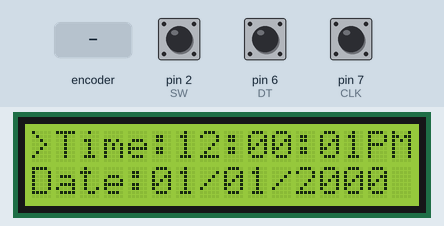
Simulated run of this program. Board: Arduino Uno, built with avr-gcc and run on an emulated ATmega328P. Parts: 16×2 character LCD. The test bench sets the inputs (shaded band); at power-on: pin 2 (SW) HIGH, pin 6 (DT) HIGH, pin 7 (CLK) HIGH. What the program prints to the serial monitor is not drawn.

Above: at 1.2 s.
1.3 s: pin 2 (SW) pulled LOW for 0.15 s
At 2.2 s:
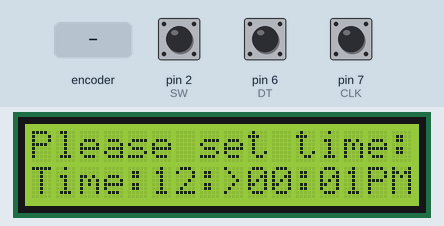
3.3 s: rotary encoder on pin 7 (CLK) / pin 6 (DT) turned 3 steps (first pin leading)
At 4.7 s:
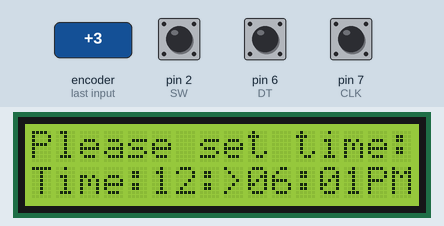
5.4 s: pin 2 (SW) pulled LOW for 1 s
At 7.2 s:
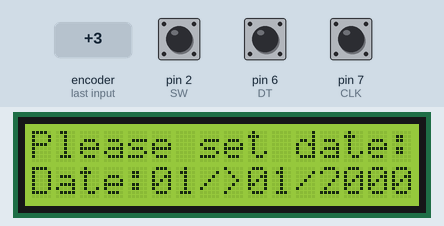
7.9 s: pin 2 (SW) pulled LOW for 0.15 s
At 8.9 s:
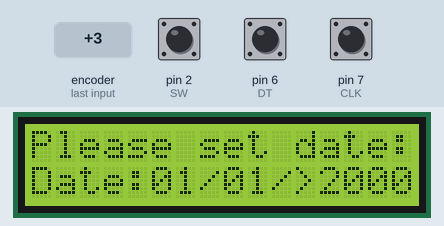
9.8 s: rotary encoder on pin 7 (CLK) / pin 6 (DT) turned 1 step (first pin leading)
At 10.6 s:
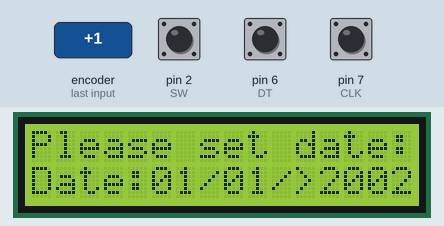
Timing chart, 0 to 12.6 s (numbered marks = the images above; inputs shaded):
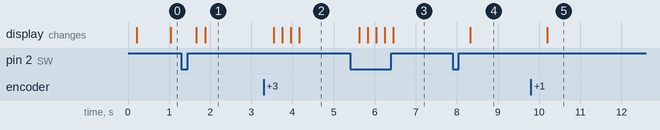

Measured:
- after the input at 1.3 s, the display: first changes after 0.37 s (image 1 shows a later state)
- after the input at 3.3 s, the display: first changes after 0.24 s (image 2 shows a later state)
- after the input at 5.4 s, the display: first changes after 0.22 s (image 3 shows a later state)
- after the input at 7.9 s, the display: changes after 0.42 s (image 4)
- after the input at 9.8 s, the display: changes after 0.40 s (image 5)

The program:

main.cpp
```cpp
#include <Arduino.h>
#include <LiquidCrystal.h>
#include "LowPower.h"

enum State { MENU, SET_TIME, SET_DATE };
enum AMPM { AM, PM };
enum DIRECTION { CW, CCW, NONE };

State state = MENU;
AMPM ampm = PM;

int menuCursor = 0;
int timeCursor = 0;
int dateCursor = 0;

int hour = 12;
int minute = 0;
int second = 0;
int year = 2000;
int month = 1;
int day = 1;

int counter = 0;
int currentStateCLK;
int previousStateCLK;
unsigned long lastTimeUpdate = 0;
unsigned long lastButtonPressed = 0;
unsigned long lastDisplay = 0;

bool buttonPressed = false;

#define CLK 7
#define DT 6
#define SW 2

#define RS 8
#define E 9
#define D4 10
#define D5 11
#define D6 12
#define D7 13

LiquidCrystal lcd(RS, E, D4, D5, D6, D7);

// void wakingUp() {
//   // detachInterrupt(digitalPinToInterrupt(SW));
//   Serial.println("Hello, im waking up!");
// }

void setup() {
  Serial.begin(9600);
  Serial.println("Hello, im setting up!");
  pinMode (CLK, INPUT);
  pinMode (DT, INPUT);
  pinMode (SW, INPUT);

  lcd.begin(16, 2);

  previousStateCLK = digitalRead(CLK);
}

String ampmToString(AMPM ampm) {
  switch (ampm) {
    case AM:
      return "AM";
      break;
    case PM:
      return "PM";
      break;
  }
}

int updateValueWithinCircularLimits (int delta, int value, int lowerLimit, int upperLimit) {
  int newValue = value + delta;

  if (delta > 0) {
    return newValue > upperLimit ? lowerLimit : newValue;
  } else if (delta < 0) {
    return newValue < lowerLimit ? upperLimit : newValue;
  }

  return value;
}

void updateTime () {
  Serial.println("updating the time");

  second++;
  if (second >= 60) {
    second = 0;
    minute++;
  }
  if (minute >= 60) {
    minute = 0;
    hour++;
    if (hour == 12) {
      switch (ampm)
      {
        case AM:
          ampm = PM;
          break;
        case PM:
          ampm = AM;
          day++;
          break;
      }
    }
  }
  if (hour >= 13) {
    hour = 1;
  }
  if (day >= 32) {
    month++;
    day = 1;
  }
  if (month >= 13) {
    year++;
    month = 1;
  }
}

void displayMenu() {
  menuCursor = updateValueWithinCircularLimits(counter, menuCursor, 0, 1);
  String line1Cursor = menuCursor == 0 ? ">" : "";
  String line2Cursor = menuCursor == 1 ? ">" : "";
  String hourString = hour >= 10 ? String(hour) : "0" + String(hour);
  String minuteString = minute >= 10 ? String(minute) : "0" + String(minute);
  String secondString = second >= 10 ? String(second) : "0" + String(second);
  String monthString = month >= 10 ? String(month) : "0" + String(month);
  String dayString = day >= 10 ? String(day) : "0" + String(day);

  String hourCursor = timeCursor == 0 ? ">" : "";
  String minuteCursor = timeCursor == 1 ? ">" : "";
  String secondCursor = timeCursor == 2 ? ">" : "";
  String ampmCursor = timeCursor == 3 ? ">" : "";

  String monthCursor = dateCursor == 0 ? ">" : "";
  String dayCursor = dateCursor == 1 ? ">" : "";
  String yearCursor = dateCursor == 2 ? ">" : "";

  switch (state) {
    case MENU:
        Serial.println("menu switch case");
        lcd.setCursor(0, 0);
        lcd.print(line1Cursor + "Time:" + hourString + ":" + minuteString + ":" + secondString + ampmToString(ampm));
        lcd.setCursor(0, 1);
        lcd.print(line2Cursor + "Date:" + monthString + "/" + dayString + "/" + String(year));
        if (buttonPressed) {
          if (menuCursor == 0) {
            state = SET_TIME;
          }
          else if (menuCursor == 1) {
            state = SET_DATE;
          }
        }
      break;
    case SET_TIME:
        Serial.println("set time switch case");
        lcd.setCursor(0, 0);
        lcd.print("Please set time:");
        lcd.setCursor(0, 1);
        lcd.print("Time:" +
          hourCursor + hourString + ":" +
          minuteCursor + minuteString + ":" +
          secondCursor + secondString +
          ampmCursor + ampmToString(ampm));

        if (timeCursor == 0) {
          hour = updateValueWithinCircularLimits(counter, hour, 1, 12);
        } else if (timeCursor == 1) {
          minute = updateValueWithinCircularLimits(counter, minute, 0, 60);
        } else if (timeCursor == 2) {
          second = updateValueWithinCircularLimits(counter, second, 0, 60);
        } else if (timeCursor == 3) {
          int newAMPM = updateValueWithinCircularLimits(counter, ampm, 0, 1);
          ampm = newAMPM == 0 ? AM : PM;
        }

        if (buttonPressed) {
          timeCursor++;
          if (timeCursor >= 4) {
            timeCursor = 0;
            state = MENU;
          }
        }
      break;
    case SET_DATE:
        Serial.println("set date switch case");
        lcd.setCursor(0, 0);
        lcd.print("Please set date:");
        lcd.setCursor(0, 1);
        lcd.print("Date:" +
          monthCursor + monthString + "/" +
          dayCursor + dayString + "/" +
          yearCursor + String(year));


        if (dateCursor == 0) {
          month = updateValueWithinCircularLimits(counter, month, 0, 12);
        } else if (dateCursor == 1) {
          day = updateValueWithinCircularLimits(counter, day, 0, 31);
        } else if (dateCursor == 2) {
          year = updateValueWithinCircularLimits(counter, year, 2001, 2100);
        }

        if (buttonPressed) {
          dateCursor++;
          if (dateCursor >= 3) {
            dateCursor = 0;
            state = MENU;
          }
        }
      break;
  }

  //updated menu to reflect input
  counter = 0;
}

DIRECTION readEncoder() {
  DIRECTION direction = NONE;
  currentStateCLK = digitalRead(CLK);

  if(currentStateCLK != previousStateCLK) {
    if (digitalRead(DT) != currentStateCLK) {
      counter++;
      direction = CW;
    } else {
      counter--;
      direction = CCW;
    }
  }

  previousStateCLK = currentStateCLK;

  return direction;
}

void loop() {
  readEncoder();

  if (millis() - lastTimeUpdate >= 1000 && state != SET_TIME) { //update time only once per second
    updateTime();
    lastTimeUpdate = millis();
  }

  if (millis() - lastDisplay >= 200) { //refresh display every 200ms
    lcd.clear();
    displayMenu();
    lastDisplay = millis();
  }

  if (millis() - lastButtonPressed >= 400) { //refresh button press every 400ms
    if (digitalRead(SW) == LOW) {
      // Serial.println("SW is LOW!");
      if (!buttonPressed) {
        // Serial.println("button pressed!");
        lastButtonPressed = millis();
      }
      buttonPressed = true;
      // if (buttonPressed && (millis() - lastButtonPressed >= 1500)) {
      //   Serial.println("button held down for 1.5s!");
      //   pinMode(SW, INPUT_PULLUP);
      //   attachInterrupt(digitalPinToInterrupt(SW), wakingUp, FALLING);
      //   LowPower.powerDown(SLEEP_FOREVER, ADC_OFF, BOD_OFF);
      // }
    } else if (digitalRead(SW) == HIGH) {
      // Serial.println("button released!");
      buttonPressed = false;
    }
  }

  delay(1);
}
```
